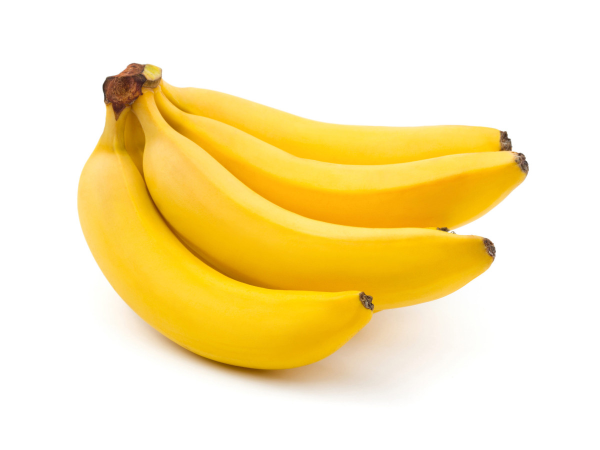
#> input picture bananos.jpg, 1200 x 900 px, found by its file name (shown at 1/2 size)
$ python deepVision.py
#> lines starting #> are read from the running program, lines starting #| are printed output that depends on the picture; after the words box and inside, x2 and y2 are one past the last pixel; in counts of white or black regions, pixels touching at a corner belong together
# -*- coding: utf-8 -*-
"""
Spyder Editor

This is a temporary script file.
"""

import cv2
import numpy as np
import matplotlib.pyplot as plt

bananas = cv2.imread('/home/dhvilleg/Documents/proyectos/DeepVision/bananos.jpg')
#> bananas is the input picture: shape (900, 1200, 3); mean B, G, R 178.6, 231.4, 249.5


print(bananas[169,207])
#| [36 47 67]

r = bananas[:,:,2]
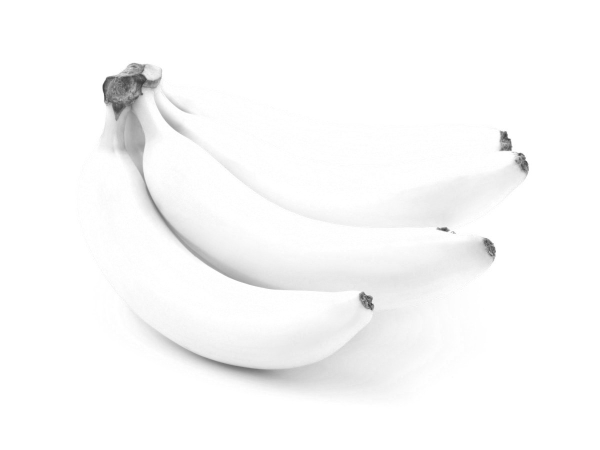
#> r: shape (900, 1200) (shown at 1/2 size); min 48, max 255, mean 249.5
g = bananas[:,:,1]
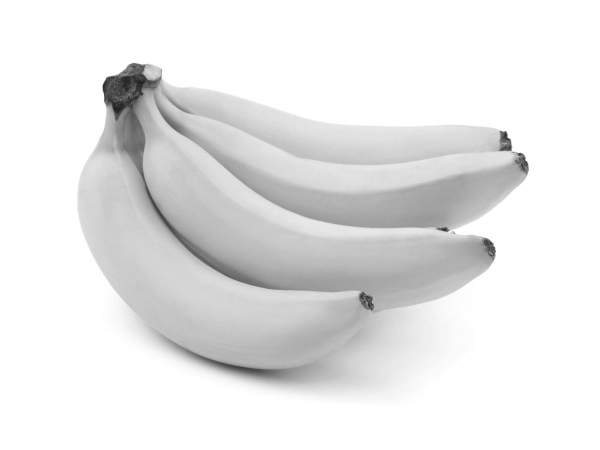
#> g: shape (900, 1200) (shown at 1/2 size); min 19, max 255, mean 231.4
b = bananas[:,:,0]
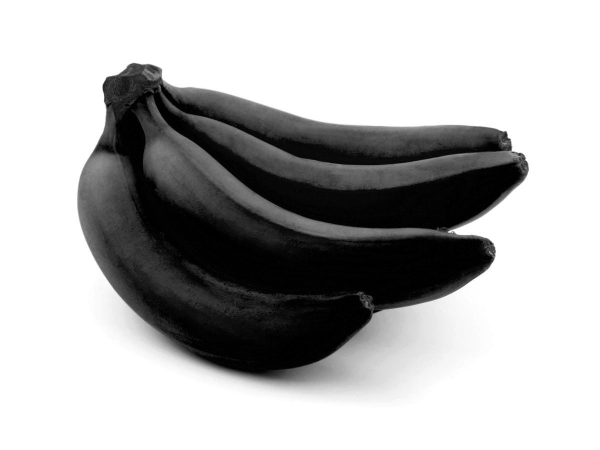
#> b: shape (900, 1200) (shown at 1/2 size); min 0, max 255, mean 178.6

r_ = bananas[326,274,2]
#> r_ = 187
g_ = bananas[326,274,1]
#> g_ = 123
b_ = bananas[326,274,0]
#> b_ = 0

# cv2.imshow("bababababanas",r)
# cv2.waitKey(0)
# cv2.destroyAllWindows()

img_gray = cv2.cvtColor(bananas, cv2.COLOR_BGR2GRAY)

# cv2.imshow("gray",img_gray)
# cv2.waitKey(0)
# cv2.destroyAllWindows()

binaria = np.uint8(255*(img_gray < 220))
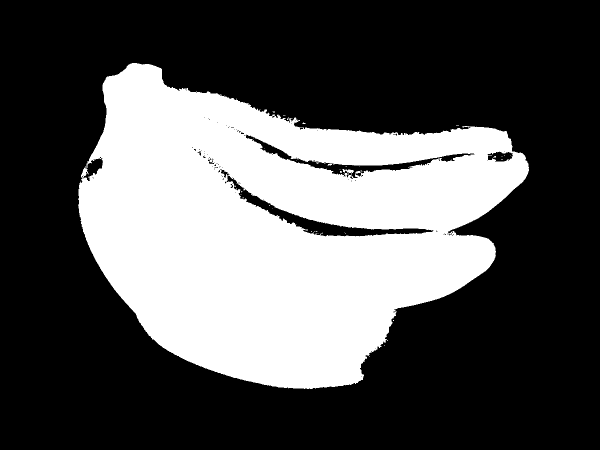
#> binaria: shape (900, 1200) (shown at 1/2 size); 33.6% white; 49 white regions (47 under 20 px), largest, box (x1, y1, x2, y2) and area: (156, 126, 1058, 778) 362786, (655, 328, 664, 331) 22

# cv2.imshow("gray",binaria)
# cv2.waitKey(0)
# cv2.destroyAllWindows()

gray_segmentada = np.uint8(img_gray * (binaria/255))

# cv2.imshow("gray",gray_segmentada)
# cv2.waitKey(0)
# cv2.destroyAllWindows()

seg_color = bananas.copy()

seg_color[:,:,0] = np.uint8(b * (binaria/255))
seg_color[:,:,1] = np.uint8(g * (binaria/255))
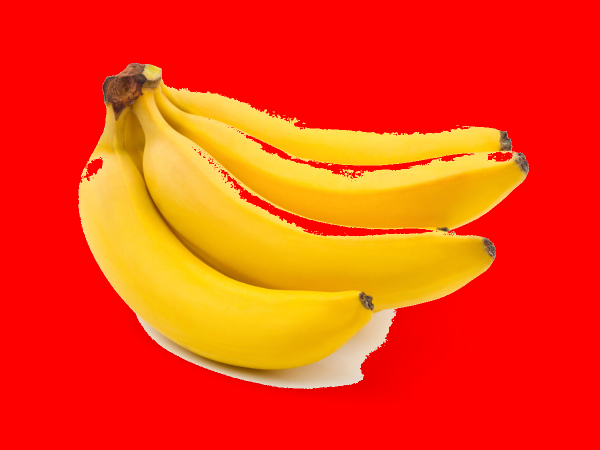
#> seg_color: shape (900, 1200, 3) (shown at 1/2 size); mean B, G, R 13.1, 63.4, 249.5
seg_color[:,:,2] = np.uint8(r * (binaria/255))
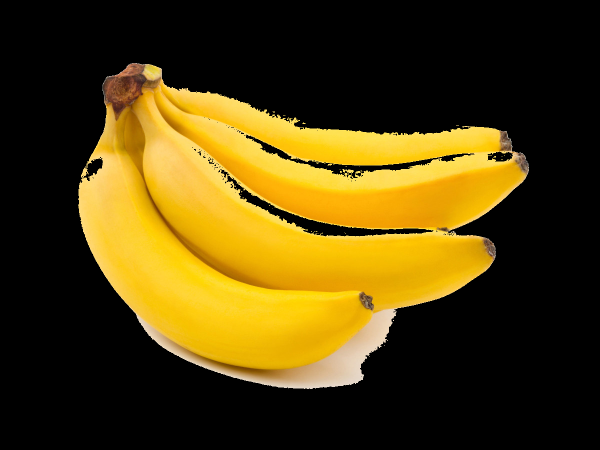
#> seg_color: shape (900, 1200, 3) (shown at 1/2 size); mean B, G, R 13.1, 63.4, 80.6

# [7 lines of commented-out code are left out]

th_otsu,_ = cv2.threshold(img_gray, 0, 255, cv2.THRESH_BINARY + cv2.THRESH_OTSU)
#> th_otsu = 220

# print("th_otsu: {}, THRESH_BINARY: {}, THRESH_OTSU: {}".format(th_otsu, cv2.THRESH_BINARY, cv2.THRESH_OTSU))

binaria_otsu = np.uint8(255*(img_gray > th_otsu))
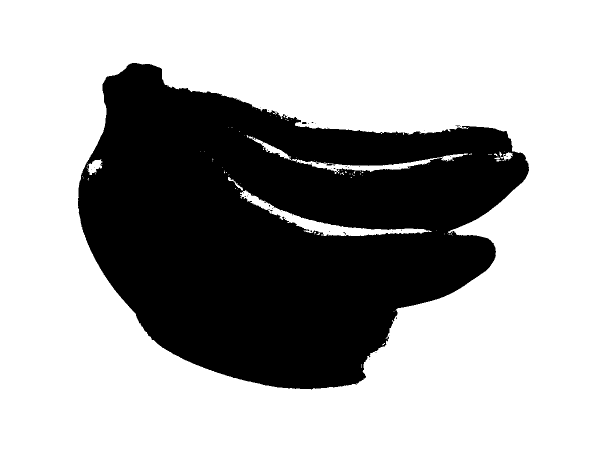
#> binaria_otsu: shape (900, 1200) (shown at 1/2 size); 65.9% white; 53 black regions (50 under 20 px), largest, box (x1, y1, x2, y2) and area: (156, 126, 1058, 779) 367528, (653, 327, 671, 331) 44, (604, 244, 613, 248) 34

# cv2.imshow("color_segmentada", binaria_otsu)
# cv2.waitKey(0)
# cv2.destroyAllWindows()


#para lunar
lunar = cv2.imread('/home/dhvilleg/Downloads/Telegram Desktop/Deep Learning Avanzado para Computer Vision con TensorFlow/2. Introducción al Procesamiento de Imágenes/13.1 Archive/000078.jpg')
#> (the run stopped early here; a loop or call above may not have finished)
